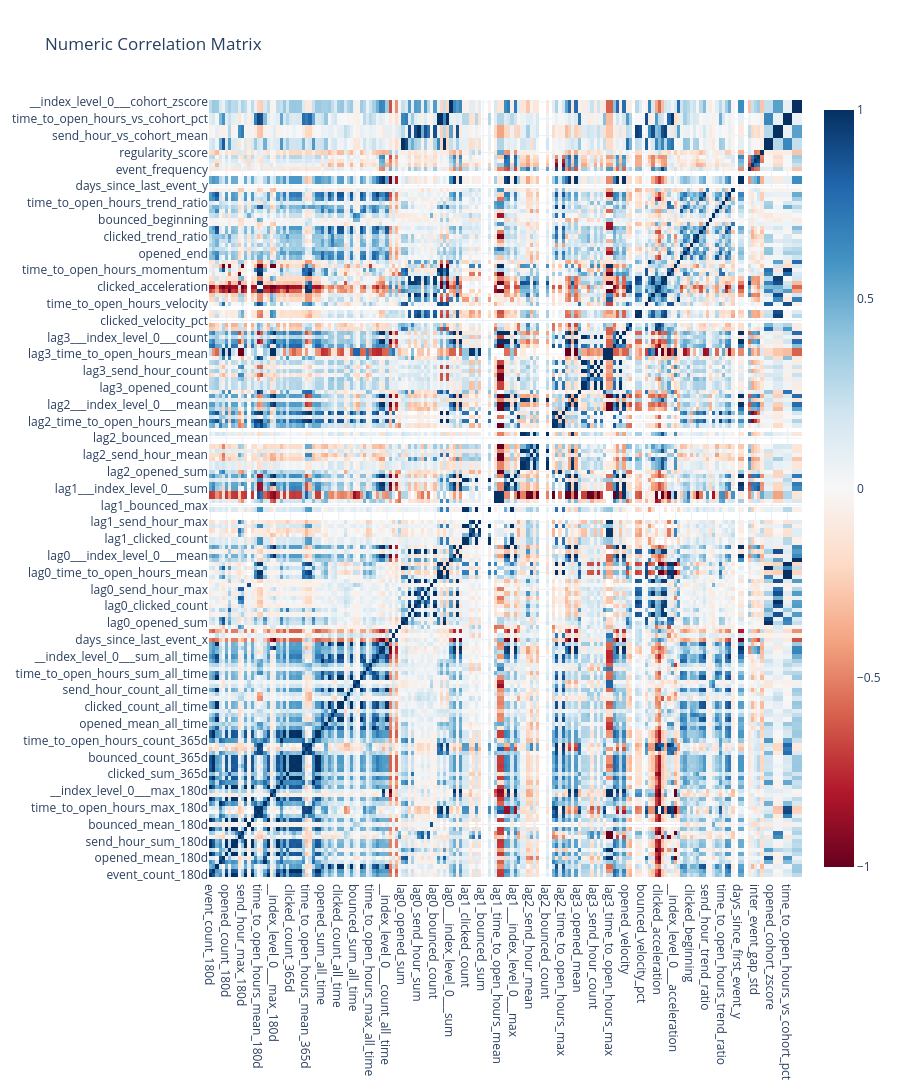

Here is the notebook cell this chart was saved with:
### Markdown cell above
## 5.2 Numeric Correlation Matrix

**📖 How to Read the Heatmap:**
- **Red (+1)**: Perfect positive correlation - features move together
- **Blue (-1)**: Perfect negative correlation - features move opposite
- **White (0)**: No linear relationship

**⚠️ Multicollinearity Warning:**
- Pairs with |r| > 0.7 may cause issues in linear models
- Consider removing one feature from highly correlated pairs
- Tree-based models are more robust to multicollinearity

### Code cell
numeric_cols = [
    name for name, col in findings.columns.items()
    if col.inferred_type in [ColumnType.NUMERIC_CONTINUOUS, ColumnType.NUMERIC_DISCRETE, ColumnType.TARGET]
    and name not in TEMPORAL_METADATA_COLS
]

corr_matrix = None
if len(numeric_cols) >= 2:
    corr_matrix = batched_corr_matrix(df, numeric_cols)
    fig = charts.heatmap(
        corr_matrix.to_numpy(),
        x_labels=numeric_cols,
        y_labels=numeric_cols,
        title="Numeric Correlation Matrix"
    )
    display_figure(fig)
else:
    print("Not enough numeric columns for correlation analysis.")

### Figure 1 — Plotly figure (JSON) as saved in the notebook; plotly's stock layout.template omitted (floating-point values rounded to 4 significant figures; data arrays with more than 128 entries replaced by an {"elided": "..."} marker saying what was removed)
{"data": [{"colorscale": [[0.0, "rgb(103,0,31)"], [0.1, "rgb(178,24,43)"], [0.2, "rgb(214,96,77)"], [0.3, "rgb(244,165,130)"], [0.4, "rgb(253,219,199)"], [0.5, "rgb(247,247,247)"], [0.6, "rgb(209,229,240)"], [0.7, "rgb(146,197,222)"], [0.8, "rgb(67,147,195)"], [0.9, "rgb(33,102,172)"], [1.0, "rgb(5,48,97)"]], "type": "heatmap", "x": {"elided": "185 str values"}, "y": {"elided": "185 str values"}, "z": {"elided": "185x185 float values"}, "zmid": 0}], "layout": {"height": 4625, "title": {"text": "Numeric Correlation Matrix"}}}
